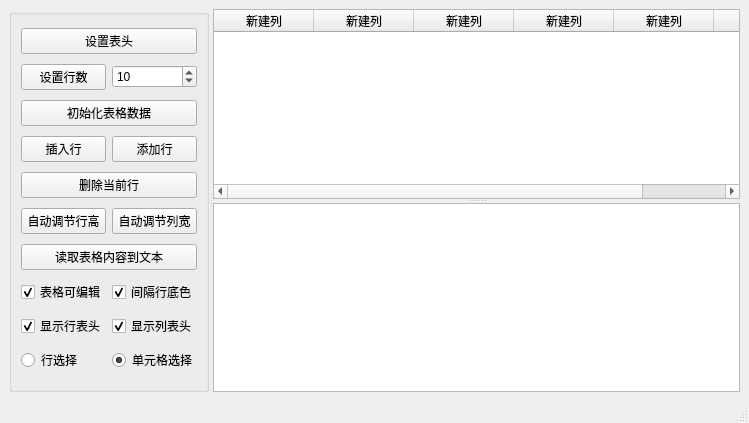
<?xml version="1.0" encoding="UTF-8"?>
<ui version="4.0">
 <class>MainWindow</class>
 <widget class="QMainWindow" name="MainWindow">
  <property name="geometry">
   <rect>
    <x>0</x>
    <y>0</y>
    <width>749</width>
    <height>423</height>
   </rect>
  </property>
  <property name="windowTitle">
   <string>MainWindow</string>
  </property>
  <widget class="QWidget" name="centralwidget">
   <layout class="QGridLayout" name="gridLayout_2">
    <item row="0" column="0">
     <widget class="QSplitter" name="splitter_2">
      <property name="orientation">
       <enum>Qt::Orientation::Horizontal</enum>
      </property>
      <widget class="QGroupBox" name="groupBox">
       <property name="maximumSize">
        <size>
         <width>200</width>
         <height>16777215</height>
        </size>
       </property>
       <property name="title">
        <string/>
       </property>
       <layout class="QGridLayout" name="gridLayout">
        <item row="8" column="1">
         <widget class="QCheckBox" name="chkBoxHeaderV">
          <property name="text">
           <string>显示列表头</string>
          </property>
          <property name="checked">
           <bool>true</bool>
          </property>
         </widget>
        </item>
        <item row="0" column="0" colspan="2">
         <widget class="QPushButton" name="btnSetHeader">
          <property name="minimumSize">
           <size>
            <width>0</width>
            <height>25</height>
           </size>
          </property>
          <property name="text">
           <string>设置表头</string>
          </property>
         </widget>
        </item>
        <item row="7" column="1">
         <widget class="QCheckBox" name="chkBoxRowColor">
          <property name="text">
           <string>间隔行底色</string>
          </property>
          <property name="checked">
           <bool>true</bool>
          </property>
         </widget>
        </item>
        <item row="9" column="0">
         <widget class="QRadioButton" name="rBtnSelectRow">
          <property name="text">
           <string>行选择</string>
          </property>
          <property name="checked">
           <bool>false</bool>
          </property>
         </widget>
        </item>
        <item row="2" column="0" colspan="2">
         <widget class="QPushButton" name="btnIniData">
          <property name="minimumSize">
           <size>
            <width>0</width>
            <height>25</height>
           </size>
          </property>
          <property name="text">
           <string>初始化表格数据</string>
          </property>
         </widget>
        </item>
        <item row="8" column="0">
         <widget class="QCheckBox" name="chkBoxHeaderH">
          <property name="text">
           <string>显示行表头</string>
          </property>
          <property name="checked">
           <bool>true</bool>
          </property>
         </widget>
        </item>
        <item row="3" column="0">
         <widget class="QPushButton" name="btnInsertRow">
          <property name="text">
           <string>插入行</string>
          </property>
         </widget>
        </item>
        <item row="5" column="1">
         <widget class="QPushButton" name="btnAutoWidth">
          <property name="text">
           <string>自动调节列宽</string>
          </property>
         </widget>
        </item>
        <item row="6" column="0" colspan="2">
         <widget class="QPushButton" name="btnReadToEdit">
          <property name="minimumSize">
           <size>
            <width>0</width>
            <height>25</height>
           </size>
          </property>
          <property name="text">
           <string>读取表格内容到文本</string>
          </property>
         </widget>
        </item>
        <item row="1" column="0">
         <widget class="QPushButton" name="btnSetRows">
          <property name="minimumSize">
           <size>
            <width>0</width>
            <height>25</height>
           </size>
          </property>
          <property name="text">
           <string>设置行数</string>
          </property>
         </widget>
        </item>
        <item row="5" column="0">
         <widget class="QPushButton" name="btnAutoHeight">
          <property name="text">
           <string>自动调节行高</string>
          </property>
         </widget>
        </item>
        <item row="3" column="1">
         <widget class="QPushButton" name="btnAppendRow">
          <property name="text">
           <string>添加行</string>
          </property>
         </widget>
        </item>
        <item row="1" column="1">
         <widget class="QSpinBox" name="spinRowCount">
          <property name="minimum">
           <number>0</number>
          </property>
          <property name="maximum">
           <number>99999</number>
          </property>
          <property name="value">
           <number>10</number>
          </property>
         </widget>
        </item>
        <item row="9" column="1">
         <widget class="QRadioButton" name="rBtnSelectItem">
          <property name="text">
           <string>单元格选择</string>
          </property>
          <property name="checked">
           <bool>true</bool>
          </property>
         </widget>
        </item>
        <item row="7" column="0">
         <widget class="QCheckBox" name="chkBoxTabEditable">
          <property name="text">
           <string>表格可编辑</string>
          </property>
          <property name="checked">
           <bool>true</bool>
          </property>
         </widget>
        </item>
        <item row="4" column="0" colspan="2">
         <widget class="QPushButton" name="btnDelCurRow">
          <property name="text">
           <string>删除当前行</string>
          </property>
         </widget>
        </item>
       </layout>
      </widget>
      <widget class="QSplitter" name="splitter">
       <property name="orientation">
        <enum>Qt::Orientation::Vertical</enum>
       </property>
       <widget class="QTableWidget" name="tableWidget">
        <column>
         <property name="text">
          <string>新建列</string>
         </property>
        </column>
        <column>
         <property name="text">
          <string>新建列</string>
         </property>
        </column>
        <column>
         <property name="text">
          <string>新建列</string>
         </property>
        </column>
        <column>
         <property name="text">
          <string>新建列</string>
         </property>
        </column>
        <column>
         <property name="text">
          <string>新建列</string>
         </property>
        </column>
        <column>
         <property name="text">
          <string>新建列</string>
         </property>
        </column>
       </widget>
       <widget class="QPlainTextEdit" name="plainTextEdit"/>
      </widget>
     </widget>
    </item>
   </layout>
  </widget>
  <widget class="QMenuBar" name="menubar">
   <property name="geometry">
    <rect>
     <x>0</x>
     <y>0</y>
     <width>749</width>
     <height>18</height>
    </rect>
   </property>
  </widget>
  <widget class="QStatusBar" name="statusbar"/>
 </widget>
 <resources/>
 <connections/>
</ui>
